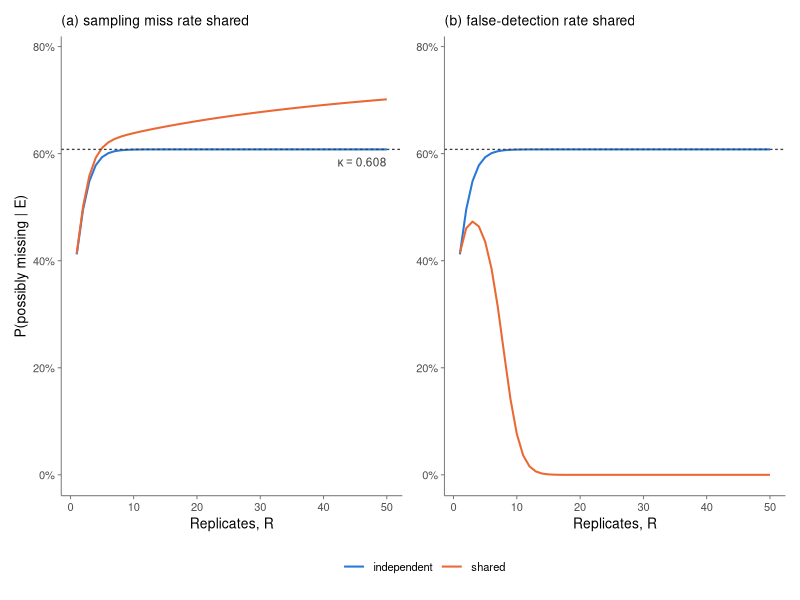
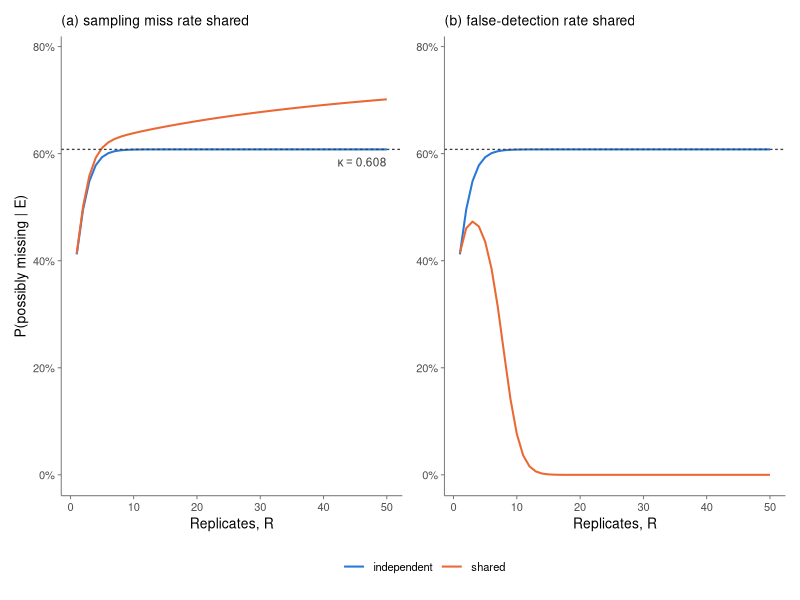

Write R code to recreate these figures, in order.
## ---------------------------------------------------------------------------
## SI figure: correlated errors between the local observation and the replicates
## Evidence throughout: Yhat = 1, O_l = 0, detection in every replicate (n = R)
## ---------------------------------------------------------------------------

library(ggplot2)
library(patchwork)

eY     <- 0.20      # model error
rho    <- 0.15      # realisation rate
el_fix <- 0.30      # sampling miss rate, when held fixed
f_fix  <- 0.05      # false-detection rate, when held fixed
nu     <- 40        # concentration of the beta distribution over the shared rate
Rs     <- 1:50      # number of replicates

## the eight categories, as (z_Y, z_l, z_r) signatures
sig <- rbind(c(1,1,1), c(1,1,0), c(1,0,1), c(1,0,0),
             c(0,1,1), c(0,1,0), c(0,0,1), c(0,0,0))
rownames(sig) <- c("recurrent", "locally unique", "possibly missing", "phantom",
                   "model-elusive", "weakly-supported", "locally absent",
                   "possibly forbidden")
pm <- 3   # row of possibly missing

## Likelihood of the evidence for each category, vectorised over a grid of rates.
## Directional local axis throughout (Eq. likelihood_dir): a realised link is
## missed at epsilon_l, an absent one is recorded at f.
lik <- function(el, f, R) {
  n  <- max(length(el), length(f))
  el <- rep_len(el, n); f <- rep_len(f, n)
  lmatch <- 1 - f                                   # O_l = 0 matches z_l = 0
  p1 <- rho * (1 - el)
  out <- matrix(0, nrow = 8, ncol = n)
  for (i in 1:8) {
    lY <- if (sig[i, 1] == 1) 1 - eY else eY
    lL <- if (sig[i, 2] == 0) lmatch else el
    p  <- if (sig[i, 3] == 1) p1 else f
    out[i, ] <- lY * lL * p^R
  }
  out
}

## posterior with both rates fixed
post_fixed <- function(el, f, R) {
  L <- lik(el, f, R); as.vector(L / sum(L))
}

## posterior after marginalising over a rate drawn once per link
grid <- (seq_len(20000) - 0.5) / 20000
post_shared <- function(R, w, el = el_fix, f = f_fix) {
  tot <- as.vector(lik(el, f, R) %*% w)
  tot / sum(tot)
}

## ---- (a) detectability u = 1 - epsilon_l drawn once per link ----------------
u_bar <- 1 - el_fix
al    <- u_bar * nu ; bl <- (1 - u_bar) * nu
w_u   <- dbeta(grid, al, bl)
a_ind <- sapply(Rs, function(R) post_fixed(el_fix, f_fix, R)[pm])
a_sha <- sapply(Rs, function(R) post_shared(R, w_u, el = 1 - grid, f = f_fix)[pm])

## closed form of the two replacements in Eq. (corr_el), valid when n = R
post_closed <- function(n) {
  prod_u <- prod((al + seq_len(n) - 1) / (al + bl + seq_len(n) - 1))
  out <- numeric(8)
  for (i in 1:8) {
    lY   <- if (sig[i, 1] == 1) 1 - eY else eY
    el_t <- bl / (al + bl + n * sig[i, 3])              # miss rate, updated only if z_r = 1
    lL   <- if (sig[i, 2] == 0) 1 - f_fix else el_t     # absent locally: f, untouched
    Pc   <- if (sig[i, 3] == 1) rho^n * prod_u else f_fix^n
    out[i] <- lY * lL * Pc
  }
  out / sum(out)
}
stopifnot(max(abs(a_sha - sapply(Rs, function(R) post_closed(R)[pm]))) < 1e-6)

## ---- (b) false-detection rate f drawn once per link -------------------------
w_f   <- dbeta(grid, f_fix * nu, (1 - f_fix) * nu)
b_ind <- sapply(Rs, function(R) post_fixed(el_fix, f_fix, R)[pm])
b_sha <- sapply(Rs, function(R) post_shared(R, w_f, el = el_fix, f = grid)[pm])

kappa <- (1 - eY) * (1 - f_fix) / ((1 - f_fix) + el_fix)   # 0.608

dat <- rbind(
  data.frame(panel = "a", R = Rs, errors = "independent", p = a_ind),
  data.frame(panel = "a", R = Rs, errors = "shared",      p = a_sha),
  data.frame(panel = "b", R = Rs, errors = "independent", p = b_ind),
  data.frame(panel = "b", R = Rs, errors = "shared",      p = b_sha))
dat$errors <- factor(dat$errors, levels = c("independent", "shared"))

cols <- c(independent = "#2a78d6", shared = "#eb6834")
pct  <- function(x) paste0(round(100 * x), "%")

base <- theme_classic(base_size = 10) +
  theme(legend.position   = "bottom",
        legend.title      = element_blank(),
        legend.key.width  = unit(18, "pt"),
        plot.title        = element_text(size = 10, hjust = 0),
        axis.line         = element_line(colour = "grey40", linewidth = 0.3),
        axis.ticks        = element_line(colour = "grey40", linewidth = 0.3))

## the dashed rule is drawn AFTER the curves: the independent curve rises to
## kappa, so a rule drawn underneath it is hidden by the blue line at large R
pa <- ggplot(subset(dat, panel == "a"), aes(R, p, colour = errors)) +
  geom_line(linewidth = 0.7) +
  geom_hline(yintercept = kappa, linetype = "22",
             colour = "grey25", linewidth = 0.45) +
  annotate("text", x = max(Rs), y = kappa, label = "kappa == 0.608", parse = TRUE,
           hjust = 1, vjust = 1.9, size = 3, colour = "grey25") +
  scale_colour_manual(values = cols) +
  scale_y_continuous(limits = c(0, 0.78), labels = pct) +
  labs(title = "(a) sampling miss rate shared",
       x = "Replicates, R", y = "P(possibly missing | E)") + base

pb <- ggplot(subset(dat, panel == "b"), aes(R, p, colour = errors)) +
  geom_line(linewidth = 0.7) +
  geom_hline(yintercept = kappa, linetype = "22",
             colour = "grey25", linewidth = 0.45) +
  scale_colour_manual(values = cols) +
  scale_y_continuous(limits = c(0, 0.78), labels = pct) +
  labs(title = "(b) false-detection rate shared",
       x = "Replicates, R", y = NULL) + base

fig <- pa + pb + plot_layout(guides = "collect") &
  theme(legend.position = "bottom")

ggsave("SI_correlation.pdf", fig, width = 7.2, height = 3.2)
ggsave("SI_correlation.png", fig, width = 7.2, height = 3.2, dpi = 300)
